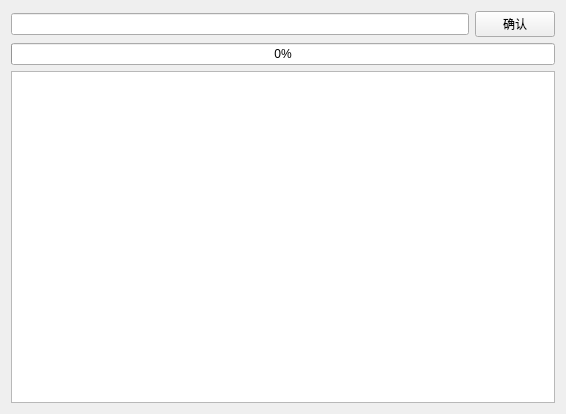
<?xml version="1.0" encoding="UTF-8"?>
<ui version="4.0">
 <class>Widget</class>
 <widget class="QWidget" name="Widget">
  <property name="geometry">
   <rect>
    <x>0</x>
    <y>0</y>
    <width>566</width>
    <height>414</height>
   </rect>
  </property>
  <property name="windowTitle">
   <string>Widget</string>
  </property>
  <layout class="QGridLayout" name="gridLayout">
   <item row="0" column="0">
    <widget class="QLineEdit" name="lineEdit"/>
   </item>
   <item row="0" column="1">
    <widget class="QPushButton" name="pushButton">
     <property name="text">
      <string>确认</string>
     </property>
    </widget>
   </item>
   <item row="1" column="0" colspan="2">
    <widget class="QProgressBar" name="progressBar">
     <property name="value">
      <number>0</number>
     </property>
    </widget>
   </item>
   <item row="2" column="0" colspan="2">
    <widget class="QTextEdit" name="textEdit"/>
   </item>
  </layout>
 </widget>
 <layoutdefault spacing="6" margin="11"/>
 <resources/>
 <connections/>
</ui>
